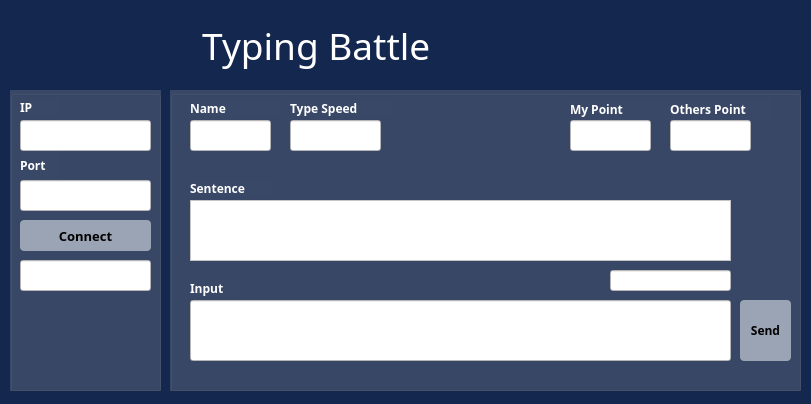
<?xml version="1.0" encoding="UTF-8"?>
<ui version="4.0">
 <class>Widget</class>
 <widget class="QWidget" name="Widget">
  <property name="geometry">
   <rect>
    <x>0</x>
    <y>0</y>
    <width>811</width>
    <height>404</height>
   </rect>
  </property>
  <property name="windowTitle">
   <string>Widget</string>
  </property>
  <property name="styleSheet">
   <string notr="true">background-color:#14274e</string>
  </property>
  <widget class="QGroupBox" name="Connect">
   <property name="geometry">
    <rect>
     <x>10</x>
     <y>90</y>
     <width>151</width>
     <height>301</height>
    </rect>
   </property>
   <property name="font">
    <font>
     <family>나눔고딕 ExtraBold</family>
     <pointsize>11</pointsize>
     <weight>75</weight>
     <bold>true</bold>
    </font>
   </property>
   <property name="styleSheet">
    <string notr="true">background-color:#394867;</string>
   </property>
   <property name="title">
    <string/>
   </property>
   <widget class="QLabel" name="Port">
    <property name="geometry">
     <rect>
      <x>10</x>
      <y>60</y>
      <width>41</width>
      <height>31</height>
     </rect>
    </property>
    <property name="font">
     <font>
      <family>나눔고딕 ExtraBold</family>
      <pointsize>9</pointsize>
      <weight>75</weight>
      <bold>true</bold>
     </font>
    </property>
    <property name="styleSheet">
     <string notr="true">color:white;</string>
    </property>
    <property name="text">
     <string>Port</string>
    </property>
   </widget>
   <widget class="QPushButton" name="connectButton">
    <property name="geometry">
     <rect>
      <x>10</x>
      <y>130</y>
      <width>131</width>
      <height>31</height>
     </rect>
    </property>
    <property name="font">
     <font>
      <family>나눔고딕 ExtraBold</family>
      <pointsize>10</pointsize>
      <weight>75</weight>
      <bold>true</bold>
     </font>
    </property>
    <property name="styleSheet">
     <string notr="true">background-color:#9ba4b4;
border-radius : 4px;</string>
    </property>
    <property name="text">
     <string>Connect</string>
    </property>
   </widget>
   <widget class="QLabel" name="IP">
    <property name="geometry">
     <rect>
      <x>10</x>
      <y>9</y>
      <width>41</width>
      <height>16</height>
     </rect>
    </property>
    <property name="font">
     <font>
      <family>나눔고딕 ExtraBold</family>
      <pointsize>9</pointsize>
      <weight>75</weight>
      <bold>true</bold>
     </font>
    </property>
    <property name="styleSheet">
     <string notr="true">color:white;</string>
    </property>
    <property name="text">
     <string>IP</string>
    </property>
   </widget>
   <widget class="QLineEdit" name="isConnect">
    <property name="geometry">
     <rect>
      <x>10</x>
      <y>170</y>
      <width>131</width>
      <height>31</height>
     </rect>
    </property>
    <property name="font">
     <font>
      <family>나눔고딕 ExtraBold</family>
      <pointsize>9</pointsize>
      <weight>75</weight>
      <bold>true</bold>
     </font>
    </property>
    <property name="styleSheet">
     <string notr="true">background-color:white</string>
    </property>
   </widget>
   <widget class="QLineEdit" name="ipLineEdit">
    <property name="geometry">
     <rect>
      <x>10</x>
      <y>30</y>
      <width>131</width>
      <height>31</height>
     </rect>
    </property>
    <property name="font">
     <font>
      <family>나눔고딕 ExtraBold</family>
      <pointsize>9</pointsize>
      <weight>75</weight>
      <bold>true</bold>
     </font>
    </property>
    <property name="styleSheet">
     <string notr="true">background-color:white</string>
    </property>
   </widget>
   <widget class="QLineEdit" name="portLineEdit">
    <property name="geometry">
     <rect>
      <x>10</x>
      <y>90</y>
      <width>131</width>
      <height>31</height>
     </rect>
    </property>
    <property name="font">
     <font>
      <family>나눔고딕 ExtraBold</family>
      <pointsize>9</pointsize>
      <weight>75</weight>
      <bold>true</bold>
     </font>
    </property>
    <property name="styleSheet">
     <string notr="true">background-color:white</string>
    </property>
   </widget>
  </widget>
  <widget class="QGroupBox" name="GamePlay">
   <property name="geometry">
    <rect>
     <x>170</x>
     <y>90</y>
     <width>631</width>
     <height>301</height>
    </rect>
   </property>
   <property name="font">
    <font>
     <family>나눔고딕 ExtraBold</family>
     <pointsize>11</pointsize>
     <weight>75</weight>
     <bold>true</bold>
    </font>
   </property>
   <property name="styleSheet">
    <string notr="true">background-color:#394867;</string>
   </property>
   <property name="title">
    <string/>
   </property>
   <widget class="QLabel" name="Sentence">
    <property name="geometry">
     <rect>
      <x>20</x>
      <y>90</y>
      <width>81</width>
      <height>16</height>
     </rect>
    </property>
    <property name="font">
     <font>
      <family>나눔고딕 ExtraBold</family>
      <pointsize>9</pointsize>
      <weight>75</weight>
      <bold>true</bold>
     </font>
    </property>
    <property name="styleSheet">
     <string notr="true">color:white;</string>
    </property>
    <property name="text">
     <string>Sentence</string>
    </property>
   </widget>
   <widget class="QLabel" name="InputText">
    <property name="geometry">
     <rect>
      <x>20</x>
      <y>190</y>
      <width>50</width>
      <height>16</height>
     </rect>
    </property>
    <property name="font">
     <font>
      <family>나눔고딕 ExtraBold</family>
      <pointsize>9</pointsize>
      <weight>75</weight>
      <bold>true</bold>
     </font>
    </property>
    <property name="styleSheet">
     <string notr="true">color:white;</string>
    </property>
    <property name="text">
     <string>Input</string>
    </property>
   </widget>
   <widget class="QPushButton" name="sendButton">
    <property name="geometry">
     <rect>
      <x>570</x>
      <y>210</y>
      <width>51</width>
      <height>61</height>
     </rect>
    </property>
    <property name="font">
     <font>
      <family>나눔고딕 ExtraBold</family>
      <pointsize>9</pointsize>
      <weight>75</weight>
      <bold>true</bold>
     </font>
    </property>
    <property name="styleSheet">
     <string notr="true">background-color:#9ba4b4;
border-radius : 4px;</string>
    </property>
    <property name="text">
     <string>Send</string>
    </property>
   </widget>
   <widget class="QLineEdit" name="messageLineEdit">
    <property name="geometry">
     <rect>
      <x>20</x>
      <y>210</y>
      <width>541</width>
      <height>61</height>
     </rect>
    </property>
    <property name="font">
     <font>
      <family>HY견명조</family>
      <pointsize>9</pointsize>
      <weight>50</weight>
      <bold>false</bold>
     </font>
    </property>
    <property name="styleSheet">
     <string notr="true">background-color:white</string>
    </property>
   </widget>
   <widget class="QLabel" name="NameText">
    <property name="geometry">
     <rect>
      <x>20</x>
      <y>10</y>
      <width>91</width>
      <height>16</height>
     </rect>
    </property>
    <property name="font">
     <font>
      <family>나눔고딕 ExtraBold</family>
      <pointsize>9</pointsize>
      <weight>75</weight>
      <bold>true</bold>
     </font>
    </property>
    <property name="styleSheet">
     <string notr="true">color:white;</string>
    </property>
    <property name="text">
     <string>Name</string>
    </property>
   </widget>
   <widget class="QLineEdit" name="nameEdit">
    <property name="geometry">
     <rect>
      <x>20</x>
      <y>30</y>
      <width>81</width>
      <height>31</height>
     </rect>
    </property>
    <property name="font">
     <font>
      <family>나눔고딕 ExtraBold</family>
      <pointsize>9</pointsize>
      <weight>75</weight>
      <bold>true</bold>
     </font>
    </property>
    <property name="styleSheet">
     <string notr="true">background-color:white</string>
    </property>
   </widget>
   <widget class="QLabel" name="Point">
    <property name="geometry">
     <rect>
      <x>400</x>
      <y>9</y>
      <width>101</width>
      <height>21</height>
     </rect>
    </property>
    <property name="font">
     <font>
      <family>나눔고딕 ExtraBold</family>
      <pointsize>9</pointsize>
      <weight>75</weight>
      <bold>true</bold>
     </font>
    </property>
    <property name="styleSheet">
     <string notr="true">color:white;</string>
    </property>
    <property name="text">
     <string>My Point</string>
    </property>
   </widget>
   <widget class="QLineEdit" name="pointEdit">
    <property name="geometry">
     <rect>
      <x>400</x>
      <y>30</y>
      <width>81</width>
      <height>31</height>
     </rect>
    </property>
    <property name="font">
     <font>
      <family>나눔고딕 ExtraBold</family>
      <pointsize>9</pointsize>
      <weight>75</weight>
      <bold>true</bold>
     </font>
    </property>
    <property name="styleSheet">
     <string notr="true">background-color:white</string>
    </property>
   </widget>
   <widget class="QLabel" name="Time">
    <property name="geometry">
     <rect>
      <x>120</x>
      <y>10</y>
      <width>101</width>
      <height>16</height>
     </rect>
    </property>
    <property name="font">
     <font>
      <family>나눔고딕 ExtraBold</family>
      <pointsize>9</pointsize>
      <weight>75</weight>
      <bold>true</bold>
     </font>
    </property>
    <property name="styleSheet">
     <string notr="true">color:white;</string>
    </property>
    <property name="text">
     <string>Type Speed</string>
    </property>
   </widget>
   <widget class="QLineEdit" name="timeEdit">
    <property name="geometry">
     <rect>
      <x>120</x>
      <y>30</y>
      <width>91</width>
      <height>31</height>
     </rect>
    </property>
    <property name="font">
     <font>
      <family>나눔고딕 ExtraBold</family>
      <pointsize>9</pointsize>
      <weight>75</weight>
      <bold>true</bold>
     </font>
    </property>
    <property name="styleSheet">
     <string notr="true">background-color:white</string>
    </property>
   </widget>
   <widget class="QLineEdit" name="isCorrect">
    <property name="geometry">
     <rect>
      <x>440</x>
      <y>180</y>
      <width>121</width>
      <height>21</height>
     </rect>
    </property>
    <property name="font">
     <font>
      <family>나눔고딕 ExtraBold</family>
      <pointsize>9</pointsize>
      <weight>75</weight>
      <bold>true</bold>
     </font>
    </property>
    <property name="styleSheet">
     <string notr="true">background-color:white</string>
    </property>
   </widget>
   <widget class="QLineEdit" name="pointEdit_2">
    <property name="geometry">
     <rect>
      <x>500</x>
      <y>30</y>
      <width>81</width>
      <height>31</height>
     </rect>
    </property>
    <property name="font">
     <font>
      <family>나눔고딕 ExtraBold</family>
      <pointsize>9</pointsize>
      <weight>75</weight>
      <bold>true</bold>
     </font>
    </property>
    <property name="styleSheet">
     <string notr="true">background-color:white</string>
    </property>
   </widget>
   <widget class="QLabel" name="Point_2">
    <property name="geometry">
     <rect>
      <x>500</x>
      <y>9</y>
      <width>101</width>
      <height>21</height>
     </rect>
    </property>
    <property name="font">
     <font>
      <family>나눔고딕 ExtraBold</family>
      <pointsize>9</pointsize>
      <weight>75</weight>
      <bold>true</bold>
     </font>
    </property>
    <property name="styleSheet">
     <string notr="true">color:white;</string>
    </property>
    <property name="text">
     <string>Others Point</string>
    </property>
   </widget>
   <widget class="QTextEdit" name="listWidget">
    <property name="geometry">
     <rect>
      <x>20</x>
      <y>110</y>
      <width>541</width>
      <height>61</height>
     </rect>
    </property>
    <property name="font">
     <font>
      <family>HY견명조</family>
      <pointsize>10</pointsize>
     </font>
    </property>
    <property name="styleSheet">
     <string notr="true">background-color:white</string>
    </property>
   </widget>
  </widget>
  <widget class="QLabel" name="label">
   <property name="geometry">
    <rect>
     <x>10</x>
     <y>10</y>
     <width>791</width>
     <height>71</height>
    </rect>
   </property>
   <property name="font">
    <font>
     <family>Algerian</family>
     <pointsize>28</pointsize>
     <weight>50</weight>
     <italic>false</italic>
     <bold>false</bold>
    </font>
   </property>
   <property name="styleSheet">
    <string notr="true">color:white;</string>
   </property>
   <property name="text">
    <string>                    Typing Battle</string>
   </property>
  </widget>
 </widget>
 <layoutdefault spacing="6" margin="11"/>
 <resources/>
 <connections/>
</ui>
